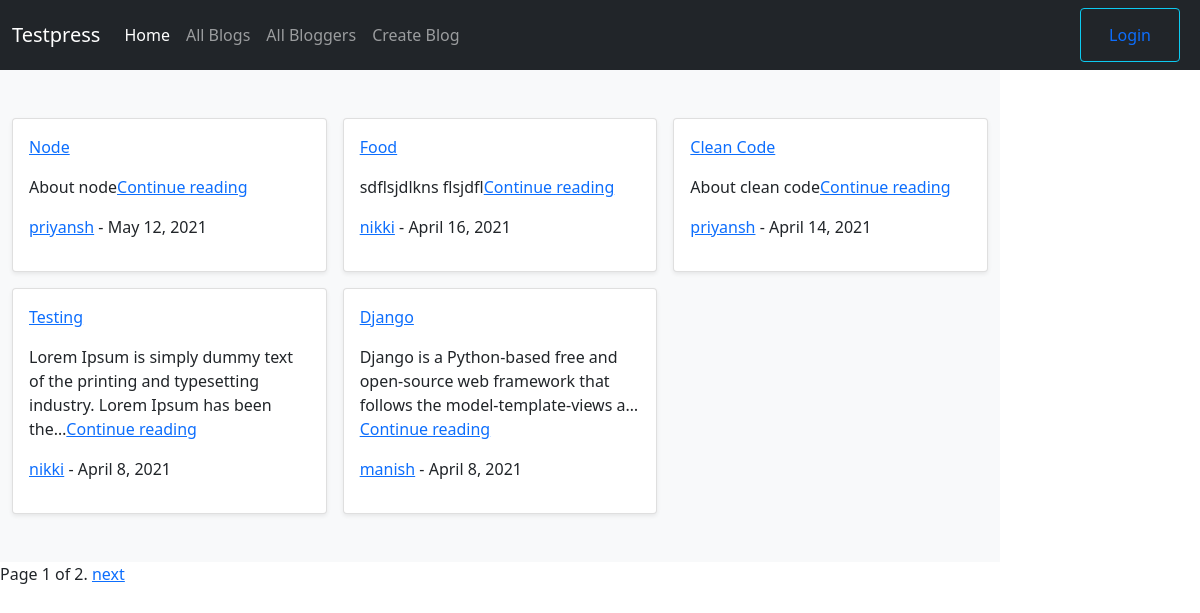
Page /blog/blogs/ on the earlier database version.
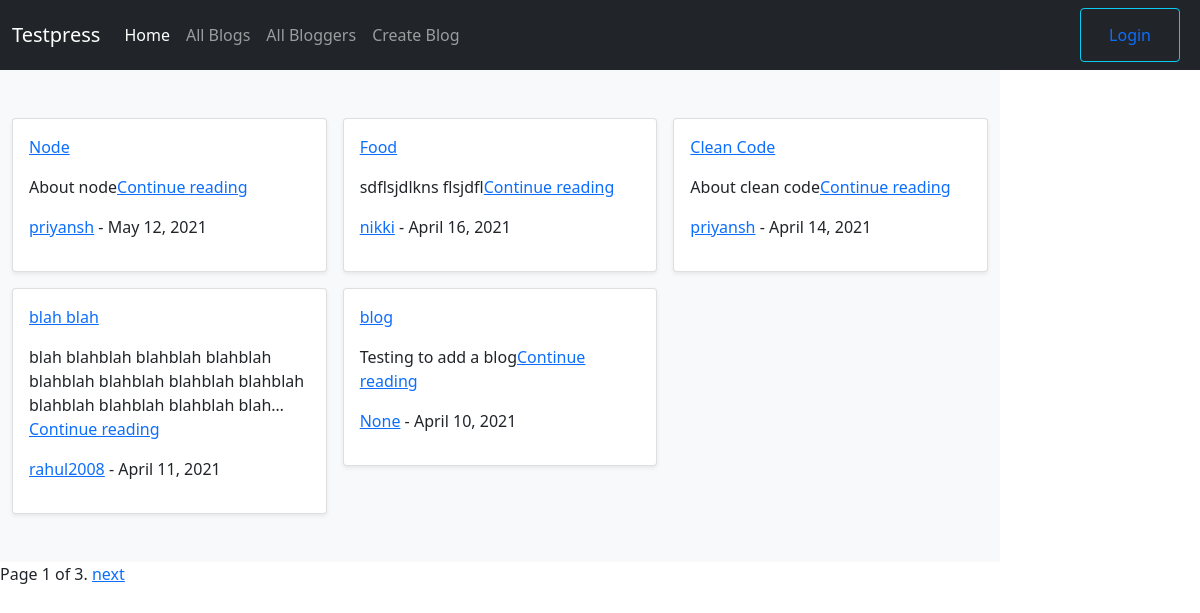
Same page on the later database version.
### blog/models.py (models this page shows, shortened)
class Blog(models.Model):
    title = models.CharField(max_length=200)
    blog_author = models.ForeignKey('Blogger', on_delete=models.SET_NULL, null=True)
    content = models.TextField(max_length=1000, blank=True)
    post_date = models.DateField(null=True, blank=True)
    def get_absolute_url(self):
        return reverse('blog-detail', args=[str(self.id)])

class Blogger(models.Model):
    name = models.OneToOneField(User, on_delete=models.CASCADE, null=True)
    bio_information = models.TextField(max_length=1000, null=True)
    def __str__(self):
        return f'{self.name}'

### blog/views.py (the view)
# urls.py: path('blogs/', views.BlogListView.as_view(), name='blogs'),
class BlogListView(generic.ListView):
    model = Blog
    paginate_by = 5
    def get_queryset(self):
        return Blog.objects.order_by('-post_date')

### blog/templates/blog/blog_list.html
{% extends "base_generic.html" %}
{% block content %}
<div class="album py-5 bg-light">
  <div class="container">
    <div class="row row-cols-1 row-cols-sm-2 row-cols-md-3 g-3">
      {% if blog_list %}
      {% for blog in blog_list %}
      <div class="col">
        <div class="card shadow-sm">
          <div class="card-body">
            <p><a href="{{ blog.get_absolute_url }}">{{blog.title}}</a></p>
            <p class="card-text">{{blog.content|striptags|truncatechars:100}}<a href="{{ blog.get_absolute_url }}">Continue reading</a></p>
            <p><a href="">{{blog.blog_author}}</a> - {{blog.post_date}}</p>
          </div>
        </div>
      </div>
      {% endfor %}
      {% else %}
      <p>There are no Blogs.</p>
      {% endif %}
    </div>
  </div>
</div>
{% endblock %}

Differences in the rows shown:
no longer on this page (row unchanged): Blog: title "Testing", content "Lorem Ipsum is simply dummy text of the printing and typesetting industry. Lorem Ipsum has been the…", blog_author "nikki", post_date "April 8, 2021"
no longer on this page (row unchanged): Blog: title "Django", content "Django is a Python-based free and open-source web framework that follows the model-template-views a…", blog_author "manish", post_date "April 8, 2021"
added Blog: title "blah blah", content "blah blahblah blahblah blahblah blahblah blahblah blahblah blahblah blahblah blahblah blahblah blah…", blog_author "rahul2008", post_date "April 11, 2021"
added Blog: title "blog", content "Testing to add a blog", blog_author "None", post_date "April 10, 2021"
Other differences:
{{ page_obj.paginator.num_pages }}: "2" → "3"
